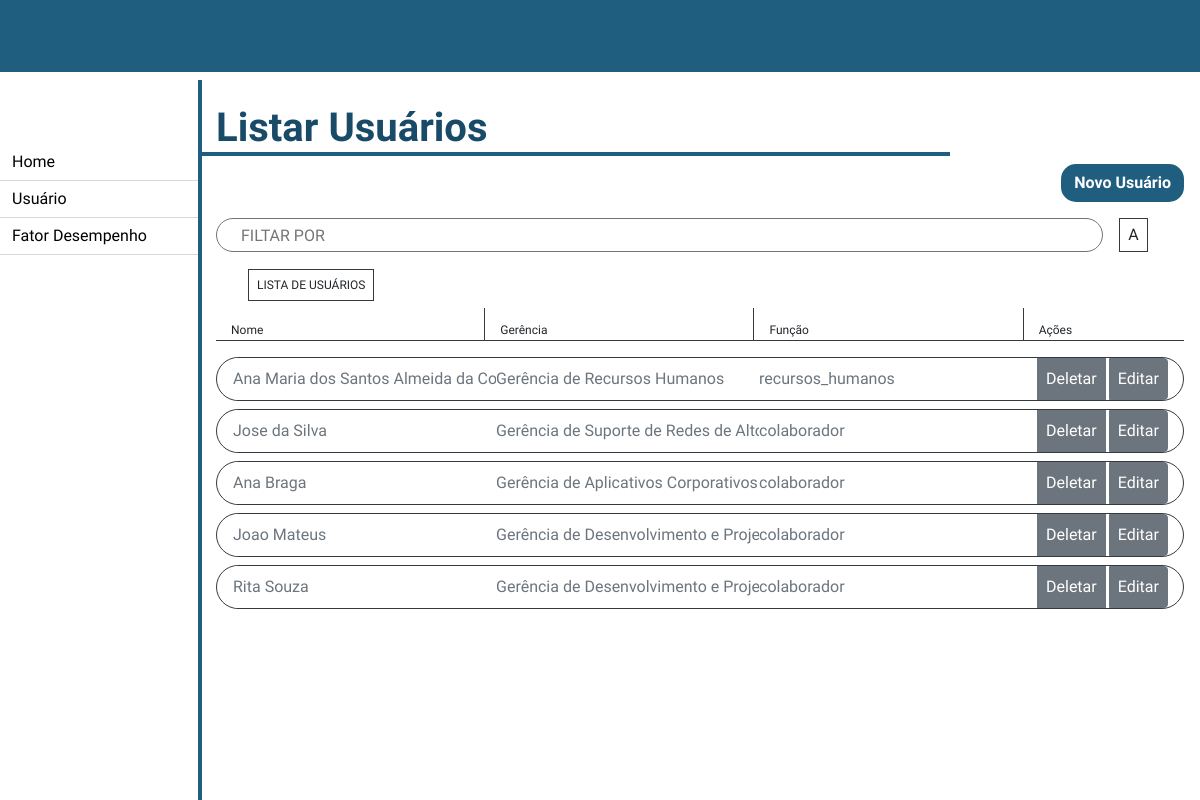
/recursos_humanos/listar_usuarios/, run on the app's committed database.
### recursos_humanos/models.py (models this page shows, shortened)
class Usuario(models.Model):
    FUNCAO = (
        ('presidente', "Presidente"),
        ('diretos', "Diretor"),
        ('gerente', "Gerente"),
        ('chefe', "Chefe"),
        ('colaborador', "Colaborador"),
        ('cedido', "Cedido a outro orgão"),
        ('recursos_humanos', "Recursos Humanos"),
    )
    CLASSE = (
        ('classe1', "Classe 1"),
        ('classe2', "Classe 2"),
        ('classe3', "Classe 3"),
    )
    NIVEL = (
        ('', '----'),
        ('i', "I"),
        ('ii', "II"),
        ('iii', "III"),
        ('iv', "IV"),
        ('v', "V"),
        ('vi', "VI"),
        ('vii', "VII"),
        ('viii', "VIII"),
        ('ix', "IX"),
        ('x', "X"),
        ('xi', "XI"),
        ('xii', "XII"),
    )
    nome = models.CharField(max_length=100, blank=False, null=False)
    senha = models.CharField(max_length=20, blank=False, null=False)
    email = models.EmailField(blank=True, null=False)
    cpf = models.CharField(max_length=14, blank=False, null=False)
    matricula = models.CharField(max_length=8, blank=True, null=True)
    data_criacao_usuario = models.DateField(default=datetime.now, blank=False, null=False)
    data_admissao_usuario = models.DateField(blank=True, null=True)
    data_atualizacao_usuario = models.DateField(blank=True, null=True)
    data_inativacao_usuario = models.DateField(blank=True, null=True)
    data_ultima_avaliacao = models.DateField(blank=True, null=True)
    setor = models.CharField(max_length=50, blank=True)
    cargo = models.CharField(max_length=50, blank=True)
    funcao = models.CharField(max_length=20, choices=FUNCAO)
    classe = models.CharField(max_length=20, choices=CLASSE)
    nivel = models.CharField(max_length=5, choices=NIVEL, blank=True, null=True)
    gerencia = models.ForeignKey('Gerencia', on_delete=models.CASCADE)
    diretoria = models.ForeignKey('Diretoria', on_delete=models.CASCADE)
    efetivo = models.BooleanField(default=False)
    inativo = models.BooleanField(default=False)
    meritos = models.ManyToManyField(FatorDesempenhoMerito, blank=True)
    demeritos = models.ManyToManyField(FatorDesempenhoDemerito, blank=True)
    avaliacoes = models.ManyToManyField(AvaliacaoDesempenho, blank=True)
    class Meta:
        verbose_name = "Usuário"

class Gerencia(models.Model):
    gerencia = models.CharField(max_length=100, blank=False, null=False)
    diretoria = models.ForeignKey(Diretoria, on_delete=models.CASCADE)
    class Meta:
        verbose_name = "Gerência"
    def __str__(self) -> str:
        return self.gerencia

### recursos_humanos/views.py (the view)
# urls.py: path('listar_usuarios/', views.listar_usuarios, name='listar_usuarios'),
def listar_usuarios(request):
    usuarios = Usuario.objects.all()
    return render(request, "recursos_humanos/listar_usuarios.html", {'usuarios': usuarios})

### templates/recursos_humanos/listar_usuarios.html (shortened to what this page needs)
{% extends './home.html' %}
{% block 'conteudo' %}
<h1 class="pl-3 my-2 w-75 font-weight-bold">Listar Usuários</h1>
<div class="d-flex justify-content-end mb-3 mr-3">
    <a href="{% url 'cadastrar_usuario' %}" class="btn font-weight-bold btn--enviar">Novo Usuário</a>
</div>
<div class="row mb-4 mx-3">
    <input type="text" class="border border-secondary pl-4 text-uppercase text-muted col-11"
        style="width: 100%; border-radius: 50px;" id="myInput"
        placeholder="Filtar por {% block 'filtro' %}{% endblock %}">
    <div class="border border-dark p-2 ml-3">A</div>
</div>
<small class="border border-dark ml-5 p-2 text-uppercase">Lista de Usuários</small>
<div class="row mx-3 mt-3 border-bottom border-dark d-flex align-items-center">
    <small class="col pt-3 pb-1">Nome</small>
    <small class="col border-left border-dark pt-3 pb-1">Gerência</small>
    <small class="col border-left border-dark pt-3 pb-1">Função</small>
    <small class="col-2 border-left border-dark pt-3 pb-1">Ações</small>
</div>
<form class="form mt-3 mx-3">
    <div class="input-group mb-3">
        {% for usuario in usuarios %}
        <div class="input-group border border-dark w-100 mb-2" style="border-radius: 50px;">
            <input type="text" class="col form-control border-0 ml-3 p-0 bg-white" placeholder="{{ usuario.nome }}"
                aria-label="{{ usuario.nome }}" disabled>
            <input type="text" class="col form-control border-0 p-0 bg-white" placeholder="{{ usuario.gerencia }}"
                aria-label="{{ usuario.gerencia }}" disabled>
            <input type="text" class="col form-control border-0 p-0 bg-white" placeholder="{{ usuario.funcao }}"
                aria-label="{{ usuario.funcao }}" disabled>
            <div class="col-2 input-group-append">
                <button class="btn btn-secondary p-2 mr-1" type="button" id="botao-deletar" data-toggle="modal"
                    data-target="#deletar_usuario_{{usuario.id}}">Deletar</button>
                <a href="{% url 'editar_usuario' usuario.id %}" class="btn btn-secondary p-2 mr-3"
                    id="botao-editar">Editar</a>
            </div>
        </div>
        {% endfor %}
    </div>
</form>
{% endblock %}

### locallibrary/static/styles/style.css (style rules this page uses)
html, body, div, span, applet, object, iframe, h1, h2, h3, h4, h5, h6, p, blockquote, pre, a, abbr, acronym, address, big, cite, code, del, dfn, em, img, ins, kbd, q, s, samp, small, strike, strong, sub, sup, tt, var, b, u, i, center, dl, dt, dd, ol, ul, li, fieldset, form, label, legend, table, caption, tbody, tfoot, thead, tr, th, td, article, aside, canvas, details, embed, figure, figcaption, footer, header, hgroup, menu, nav, output, ruby, section, summary, time, mark, audio, video { margin: 0; padding: 0; border: 0; font-size: 100%; vertical-align: baseline; }
body { line-height: 1; font-family: "Rhodium Libre", serif; }
h1 { color: #194b69; border-bottom-width: 4px; border-bottom-style: solid; border-bottom-color: #205e7f; font-size: 2.5em; }
small { font-size: 0.75em; }
.btn--enviar { color: white; background: #205e7f; border-radius: 15px; }

### data on the page
Usuario: nome "Ana Maria dos Santos Almeida da Costa Lima", gerencia "Gerência de Recursos Humanos", funcao "recursos_humanos"
Usuario: nome "Jose da Silva", gerencia "Gerência de Suporte de Redes de Alto Desempenho", funcao "colaborador"
Usuario: nome "Ana Braga", gerencia "Gerência de Aplicativos Corporativos", funcao "colaborador"
Usuario: nome "Joao Mateus", gerencia "Gerência de Desenvolvimento e Projetos", funcao "colaborador"
Usuario: nome "Rita Souza", gerencia "Gerência de Desenvolvimento e Projetos", funcao "colaborador"
